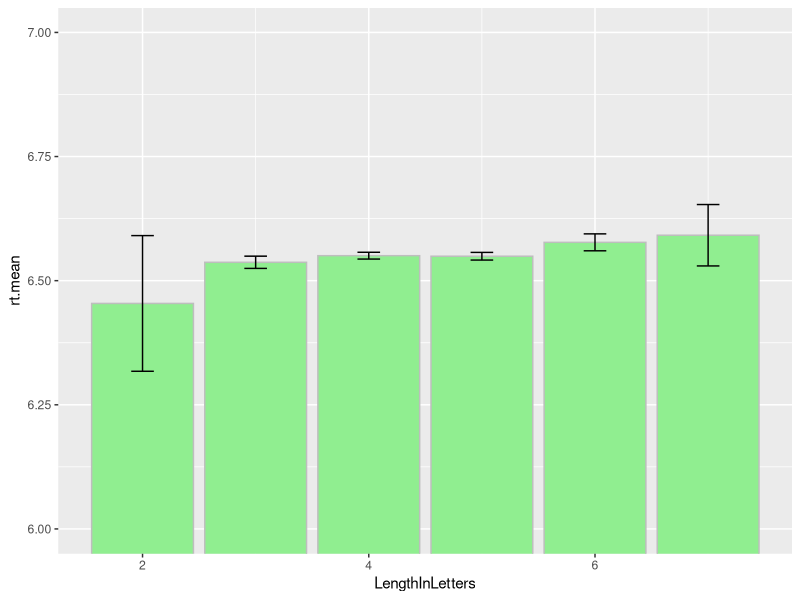
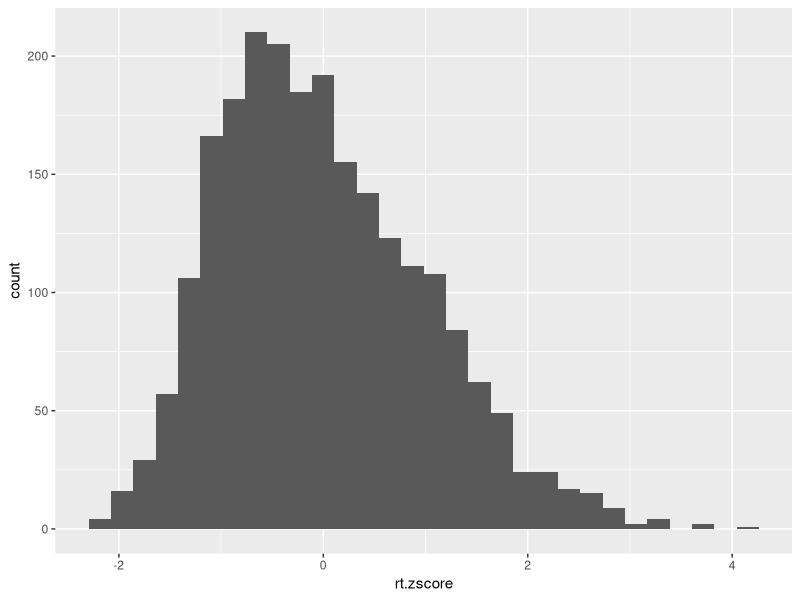
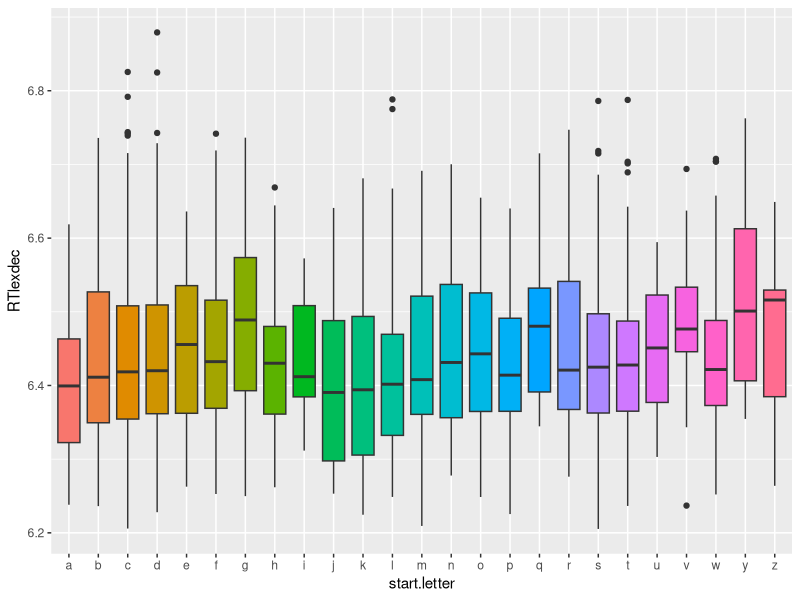
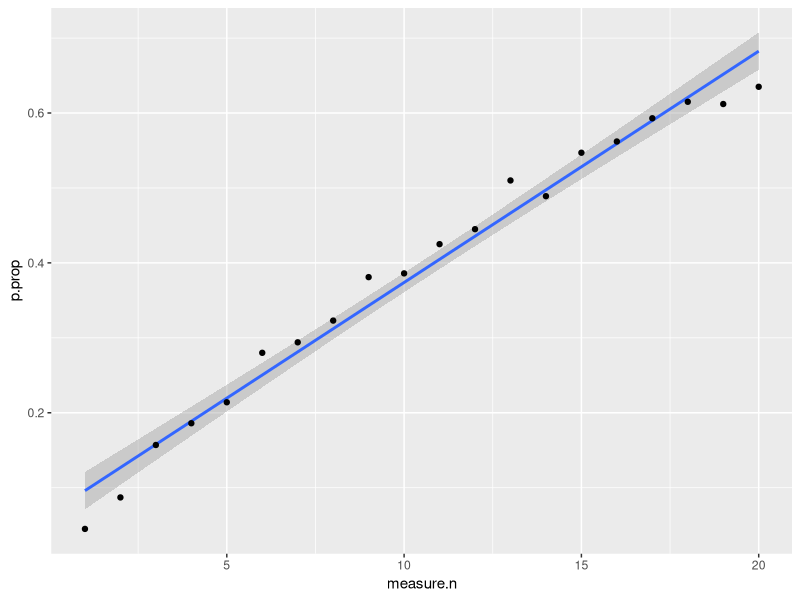
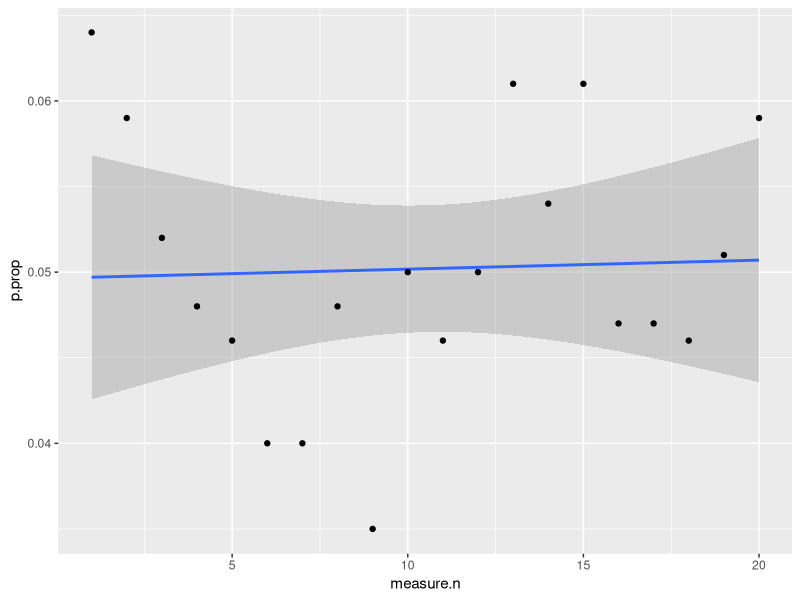

R code for these plots, in order:
## ---- chunk 1
knitr::opts_chunk$set(echo = TRUE)
## ---- chunk 2
library(tidyverse)
## ---- chunk 3
rt.df <- read_csv(file.path("data", "rts.csv"))
rt.df %>% glimpse()
## ---- chunk 4
rt.summary <- rt.df %>% 
  group_by(LengthInLetters) %>% 
  summarize(rt.mean = mean(RTlexdec),
            rt.sem = sd(RTlexdec)/sqrt(n()),
            low.ci = rt.mean - 1.96*rt.sem,
            up.ci = rt.mean + 1.96*rt.sem)
rt.summary

rt.summary %>%
  ggplot(aes(x = LengthInLetters, y = rt.mean)) +
  geom_bar(stat = "identity", color = "grey", fill = "lightgreen") +
  geom_errorbar(aes(ymin = low.ci, ymax = up.ci), width = .2) +
  coord_cartesian(ylim = c(6, 7))
## ---- chunk 5
rt.young <- rt.df %>% 
  filter(AgeSubject == "young")

rt.young <- rt.young %>% 
  mutate(rt.zscore = (RTlexdec - mean(RTlexdec))/sd(RTlexdec))
## ---- chunk 6
below.count <- rt.young %>% 
  filter(rt.zscore < -1.96) %>% 
  nrow()
below.perc <- (below.count/nrow(rt.young))*100

above.count <- rt.young %>% 
  filter(rt.zscore > 1.96) %>% 
  nrow()
above.perc <- (above.count/nrow(rt.young))*100
## ---- chunk 7
above.count3 <- rt.young %>% 
  filter(rt.zscore > 3) %>% 
  nrow()

above.perc3 <- (above.count3/nrow(rt.young))*100

rt.young %>% 
  ggplot(aes(x = rt.zscore)) +
  geom_histogram()

rt.young %>% 
  filter(rt.zscore > 3) %>% 
  select(Word, rt.zscore)
## ---- chunk 8
rt.young <- rt.young %>% 
  mutate(start.letter = str_sub(Word, start = 1, end = 1))

rt.young %>% 
  ggplot(aes(x = start.letter, y = RTlexdec, fill = start.letter)) +
  geom_boxplot() +
  theme(legend.position = "none")
## ---- chunk 9
rt.young <- rt.young %>% 
  mutate(start.p = if_else(start.letter == "p", TRUE, FALSE))

t.test(RTlexdec ~ start.p, data = rt.young)
## ---- chunk 10
# simulate null data with a range of testing situations

sim.n <- 1000
measure.n <- 1:20
n <- 100

results <- rep(0, 20)

for (i in measure.n) {
  
  sim.result <- rep(NA, length.out = sim.n)
  
  for (j in 1:sim.n) {
    
    # store p-value for each round of simulation
    p.vector <- rep(NA, length.out = i)
    
    for (k in 1:i) {
      # generate data
      x <- rnorm(n)
      
      # t-test
      test.result <- t.test(x)
      pval <- test.result$p.value
      p.vector[k] <- pval
    }
    
    # check if there's any significant result
    sim.result[j] <- any(p.vector  < 0.05)
    
  }
  
  # calculate proportion of simulations with at least 1 significant result
  results[i] <- mean(sim.result)
  
}

result.df <- data.frame(p.prop = results, measure.n = measure.n)
## ---- chunk 11
result.df %>% 
  ggplot(aes(x = measure.n, y = p.prop)) +
  geom_smooth(method="lm") +
  geom_point()
## ---- chunk 12
# simulate null data with a range of testing situations with a Bonferroni correction

sim.n <- 1000
measure.n <- 1:20
n <- 100

results <- rep(0, 20)

for (i in measure.n) {
  
  sim.result <- rep(NA, length.out = sim.n)
  
  for (j in 1:sim.n) {
    
    # store p-value for each round of simulation
    p.vector <- rep(NA, length.out = i)
    
    for (k in 1:i) {
      # generate data
      x <- rnorm(n)
      
      # t-test
      test.result <- t.test(x)
      pval <- test.result$p.value
      p.vector[k] <- pval
    }
    
    # check if there's any significant result
    sim.result[j] <- any(p.vector  < (0.05/i))
    
  }
  
  # calculate proportion of simulations with at least 1 significant result
  results[i] <- mean(sim.result)
  
}


result.df <- data.frame(p.prop = results, measure.n = measure.n)

result.df %>% 
  ggplot(aes(x = measure.n, y = p.prop)) +
  geom_smooth(method="lm") +
  geom_point()
